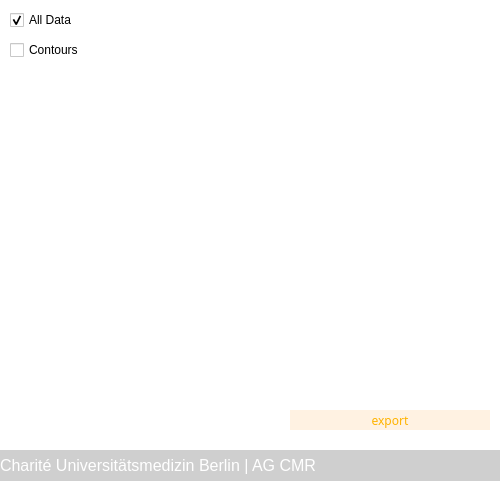
<?xml version="1.0" encoding="UTF-8"?>
<ui version="4.0">
 <class>Dialog</class>
 <widget class="QDialog" name="Dialog">
  <property name="geometry">
   <rect>
    <x>0</x>
    <y>0</y>
    <width>500</width>
    <height>500</height>
   </rect>
  </property>
  <property name="windowTitle">
   <string>MARISSA - Data Export</string>
  </property>
  <property name="styleSheet">
   <string notr="true">background-color: rgb(255, 255, 255);</string>
  </property>
  <widget class="QLabel" name="label_6">
   <property name="geometry">
    <rect>
     <x>0</x>
     <y>450</y>
     <width>501</width>
     <height>31</height>
    </rect>
   </property>
   <property name="font">
    <font>
     <family>Arial</family>
     <pointsize>12</pointsize>
     <weight>9</weight>
     <italic>false</italic>
     <bold>false</bold>
    </font>
   </property>
   <property name="styleSheet">
    <string notr="true">color: rgb(255, 255, 255);
background-color: rgb(207, 207, 207);
font: 75 12pt &quot;Arial&quot;;</string>
   </property>
   <property name="text">
    <string>Charité Universitätsmedizin Berlin | AG CMR</string>
   </property>
   <property name="alignment">
    <set>Qt::AlignLeading|Qt::AlignLeft|Qt::AlignVCenter</set>
   </property>
   <property name="wordWrap">
    <bool>true</bool>
   </property>
  </widget>
  <widget class="QListWidget" name="lst_contours">
   <property name="geometry">
    <rect>
     <x>30</x>
     <y>70</y>
     <width>461</width>
     <height>291</height>
    </rect>
   </property>
   <property name="selectionMode">
    <enum>QAbstractItemView::MultiSelection</enum>
   </property>
  </widget>
  <widget class="QCheckBox" name="cb_data">
   <property name="geometry">
    <rect>
     <x>10</x>
     <y>10</y>
     <width>171</width>
     <height>20</height>
    </rect>
   </property>
   <property name="text">
    <string>All Data</string>
   </property>
   <property name="checked">
    <bool>true</bool>
   </property>
  </widget>
  <widget class="QCheckBox" name="cb_contours">
   <property name="geometry">
    <rect>
     <x>10</x>
     <y>40</y>
     <width>171</width>
     <height>20</height>
    </rect>
   </property>
   <property name="text">
    <string>Contours</string>
   </property>
  </widget>
  <widget class="QPushButton" name="btn_select">
   <property name="geometry">
    <rect>
     <x>30</x>
     <y>360</y>
     <width>200</width>
     <height>21</height>
    </rect>
   </property>
   <property name="font">
    <font>
     <family>Arial Nova</family>
     <pointsize>10</pointsize>
     <weight>50</weight>
     <bold>false</bold>
    </font>
   </property>
   <property name="styleSheet">
    <string notr="true">QPushButton
{
color: rgb(0, 0, 255);
background-color: rgb(155, 202, 255);
border: 0px;
}

QPushButton::pressed
{
color: rgb(0, 0, 255);
background-color: rgb(155, 202, 255);
border: 0px;
}

QPushButton::hover
{
color: rgb(155, 202, 255);
background-color: rgb(0, 0, 255);
border: 0px;
font-weight: bold;
}</string>
   </property>
   <property name="text">
    <string>select all</string>
   </property>
  </widget>
  <widget class="QPushButton" name="btn_icon_export">
   <property name="geometry">
    <rect>
     <x>290</x>
     <y>410</y>
     <width>200</width>
     <height>20</height>
    </rect>
   </property>
   <property name="font">
    <font>
     <family>Arial Nova</family>
     <weight>50</weight>
     <bold>false</bold>
    </font>
   </property>
   <property name="styleSheet">
    <string notr="true">QPushButton
{
color: rgb(255, 179, 0);
background-color: rgb(255, 242, 226);
border: 0px;
}

QPushButton::pressed
{
color: rgb(255, 179, 0);
background-color: rgb(255, 242, 226);
border: 0px;
}

QPushButton::hover
{
color:rgb(255, 242, 226);
background-color:  rgb(255, 179, 0);
border: 0px;
font-weight: bold;
}</string>
   </property>
   <property name="text">
    <string>export</string>
   </property>
  </widget>
  <widget class="QRadioButton" name="opt_numpy">
   <property name="geometry">
    <rect>
     <x>30</x>
     <y>390</y>
     <width>241</width>
     <height>20</height>
    </rect>
   </property>
   <property name="text">
    <string>numpy (.npy)</string>
   </property>
   <property name="checked">
    <bool>true</bool>
   </property>
  </widget>
  <widget class="QRadioButton" name="opt_pickle">
   <property name="geometry">
    <rect>
     <x>30</x>
     <y>410</y>
     <width>241</width>
     <height>20</height>
    </rect>
   </property>
   <property name="text">
    <string>pickle (for LazyLuna)</string>
   </property>
  </widget>
  <widget class="QPushButton" name="btn_deselect">
   <property name="geometry">
    <rect>
     <x>290</x>
     <y>360</y>
     <width>200</width>
     <height>21</height>
    </rect>
   </property>
   <property name="font">
    <font>
     <family>Arial Nova</family>
     <pointsize>10</pointsize>
     <weight>50</weight>
     <bold>false</bold>
    </font>
   </property>
   <property name="styleSheet">
    <string notr="true">QPushButton
{
color: rgb(0, 0, 255);
background-color: rgb(155, 202, 255);
border: 0px;
}

QPushButton::pressed
{
color: rgb(0, 0, 255);
background-color: rgb(155, 202, 255);
border: 0px;
}

QPushButton::hover
{
color: rgb(155, 202, 255);
background-color: rgb(0, 0, 255);
border: 0px;
font-weight: bold;
}</string>
   </property>
   <property name="text">
    <string>deselect all</string>
   </property>
  </widget>
  <widget class="QLabel" name="lbl_hide">
   <property name="geometry">
    <rect>
     <x>10</x>
     <y>70</y>
     <width>491</width>
     <height>371</height>
    </rect>
   </property>
   <property name="text">
    <string/>
   </property>
  </widget>
  <zorder>label_6</zorder>
  <zorder>lst_contours</zorder>
  <zorder>cb_data</zorder>
  <zorder>cb_contours</zorder>
  <zorder>btn_select</zorder>
  <zorder>opt_numpy</zorder>
  <zorder>opt_pickle</zorder>
  <zorder>btn_deselect</zorder>
  <zorder>lbl_hide</zorder>
  <zorder>btn_icon_export</zorder>
 </widget>
 <resources/>
 <connections/>
</ui>
